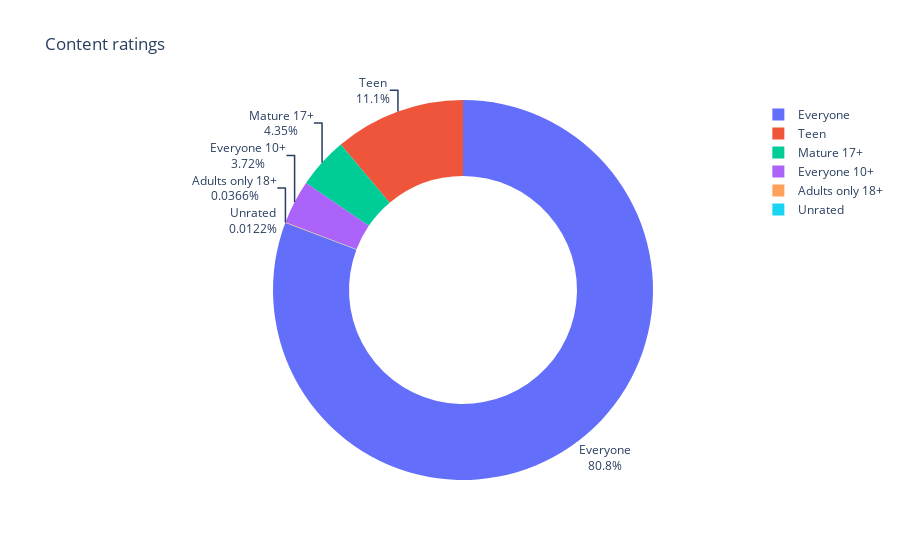

The code cell stored with this chart in its notebook:
### Code cell
import plotly.express as px

fig = px.pie(df_apps_clean, names='Content_Rating', title="Content ratings", hole=0.6)
fig.update_traces(textposition='outside', textinfo='percent+label')
fig.show()

### Figure 1 — Plotly figure (JSON) as saved in the notebook; plotly's stock layout.template omitted (floating-point values rounded to 4 significant figures; data arrays with more than 128 entries replaced by an {"elided": "..."} marker saying what was removed)
{"data": [{"domain": {"x": [0, 1], "y": [0, 1]}, "hole": 0.6, "hovertemplate": "Content_Rating=%{label}<extra></extra>", "labels": {"elided": "8199 str values"}, "legendgroup": "", "name": "", "showlegend": true, "textinfo": "percent+label", "textposition": "outside", "type": "pie"}], "layout": {"legend": {"tracegroupgap": 0}, "title": {"text": "Content ratings"}}}
